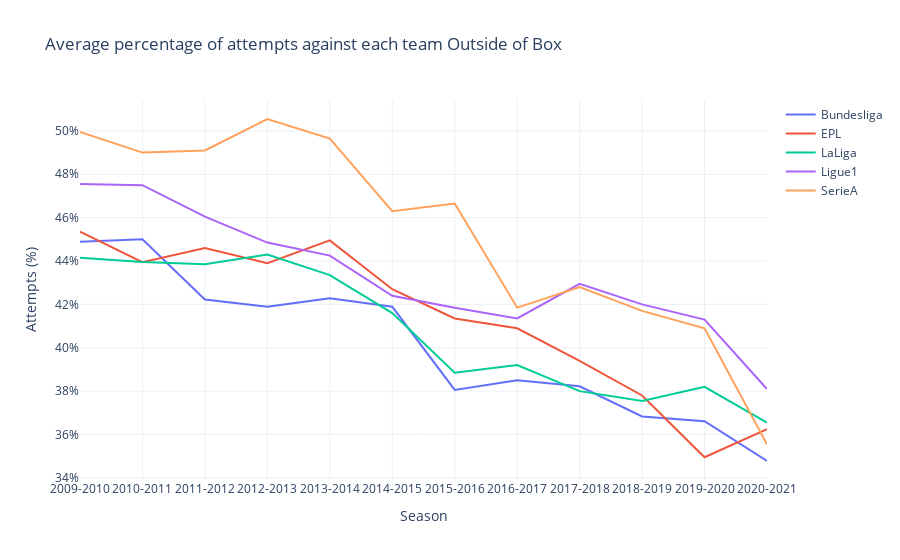

Write notebook code for a chart like this one.
### Markdown cell above
##### Against

### Code cell
fig = go.Figure()
for league in LEAGUE:
    temp = df[df["league"] == league].groupby("season")["Outside of Box_against"].mean()
    fig.add_scatter(x=temp.index, y=temp.values, name=league, mode="lines")
fig.update_layout(
    title="Average percentage of attempts against each team Outside of Box",
    yaxis=dict(
        tickformat=".0%",
        showgrid=True
    ),
    xaxis=dict(
        tickvals=[i for i in range(2009, 2022)],
        ticktext=["2009-2010", "2010-2011", "2011-2012", "2012-2013", "2013-2014", "2014-2015",
                    "2015-2016", "2016-2017", "2017-2018", "2018-2019", "2019-2020", "2020-2021", "2021-2022"],
        showgrid=True
    ),
    xaxis_title="Season",
    yaxis_title="Attempts (%)"
)
fig.show()

### Figure 1 — Plotly figure (JSON) as saved in the notebook; plotly's stock layout.template omitted (floating-point values rounded to 4 significant figures)
{"data": [{"mode": "lines", "name": "Bundesliga", "type": "scatter", "x": [2009, 2010, 2011, 2012, 2013, 2014, 2015, 2016, 2017, 2018, 2019, 2020], "y": [0.4489, 0.45, 0.4222, 0.4189, 0.4228, 0.4189, 0.3806, 0.385, 0.3822, 0.3683, 0.3661, 0.3478]}, {"mode": "lines", "name": "EPL", "type": "scatter", "x": [2009, 2010, 2011, 2012, 2013, 2014, 2015, 2016, 2017, 2018, 2019, 2020], "y": [0.4535, 0.4395, 0.446, 0.439, 0.4495, 0.427, 0.4135, 0.409, 0.394, 0.378, 0.3495, 0.3625]}, {"mode": "lines", "name": "LaLiga", "type": "scatter", "x": [2009, 2010, 2011, 2012, 2013, 2014, 2015, 2016, 2017, 2018, 2019, 2020], "y": [0.4415, 0.4395, 0.4385, 0.443, 0.4335, 0.416, 0.3885, 0.392, 0.38, 0.3755, 0.382, 0.3655]}, {"mode": "lines", "name": "Ligue1", "type": "scatter", "x": [2009, 2010, 2011, 2012, 2013, 2014, 2015, 2016, 2017, 2018, 2019, 2020], "y": [0.4755, 0.475, 0.4605, 0.4485, 0.4425, 0.424, 0.4185, 0.4135, 0.4295, 0.42, 0.413, 0.381]}, {"mode": "lines", "name": "SerieA", "type": "scatter", "x": [2009, 2010, 2011, 2012, 2013, 2014, 2015, 2016, 2017, 2018, 2019, 2020], "y": [0.4995, 0.49, 0.491, 0.5055, 0.4965, 0.463, 0.4665, 0.4185, 0.428, 0.417, 0.409, 0.3555]}], "layout": {"title": {"text": "Average percentage of attempts against each team Outside of Box"}, "xaxis": {"showgrid": true, "ticktext": ["2009-2010", "2010-2011", "2011-2012", "2012-2013", "2013-2014", "2014-2015", "2015-2016", "2016-2017", "2017-2018", "2018-2019", "2019-2020", "2020-2021", "2021-2022"], "tickvals": [2009, 2010, 2011, 2012, 2013, 2014, 2015, 2016, 2017, 2018, 2019, 2020, 2021], "title": {"text": "Season"}}, "yaxis": {"showgrid": true, "tickformat": ".0%", "title": {"text": "Attempts (%)"}}}}
